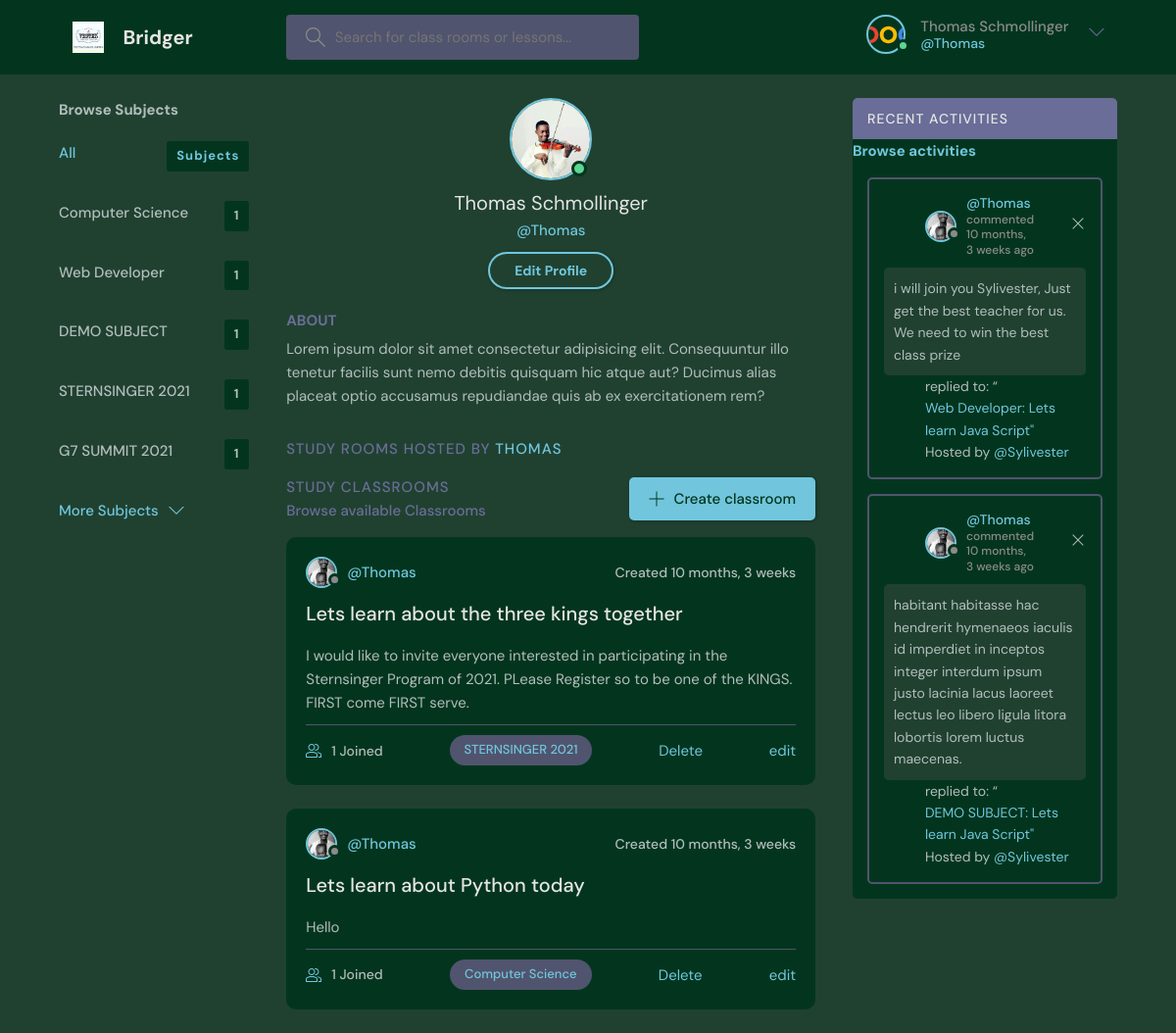
Screenshot of /user-profile/1/ (signed in) with the database file from the repository.
### bridge/models.py (models this page shows, shortened)
class User(AbstractUser):
    bio = models.TextField(null=True)
    avatar = models.ImageField(null=True, default="avatar.svg")

class Topic(models.Model):
    name = models.CharField(max_length=200)
    def __str__(self):
        return self.name

class Room(models.Model):
    host = models.ForeignKey(User, on_delete=models.SET_NULL, null=True)
    topic = models.ForeignKey(Topic, on_delete=models.SET_NULL, null=True)
    name = models.CharField(max_length=200)
    description = models.TextField(null=True, blank=True)
    participants = models.ManyToManyField(
        User, related_name='participants', blank=True)
    age = models.IntegerField(null=True, blank=True)
    country = models.CharField(null=True, blank=True, max_length=50)
    updated = models.DateTimeField(auto_now=True)
    created = models.DateTimeField(auto_now_add=True)
    class Meta:
        ordering = ['-updated', '-created']

class Message(models.Model):
    user = models.ForeignKey(User, on_delete=models.CASCADE)
    room = models.ForeignKey(Room, on_delete=models.CASCADE)
    body = models.TextField(null=True)
    created = models.DateTimeField(auto_now_add=True)
    updated = models.DateTimeField(auto_now=True)
    class Meta:
        ordering = ['-updated', '-created']

### bridge/views.py (the view)
# urls.py: path('user-profile/<str:pk>/', views.user_profile, name="user-profile"),
@login_required(login_url='login')
def user_profile(request, pk):
    user = User.objects.get(id=pk)
    rooms = user.room_set.all()
    room_messages = user.message_set.all()
    topics = Topic.objects.all()
    context = {'topics': topics, 'user': user, 'rooms': rooms,
               'room_messages': room_messages}
    return render(request, 'user_profile.html', context)

### bridge/templates/user_profile.html
{% include 'main.html' %}
{% load static %}
{% block content%}
<main class="profile-page layout layout--3">
    <div class="container">
        <div class="topics">
            {% include 'topics_component.html' %}
        </div>
        <div class="roomList">
            <div class="profile">
                <div class="profile__avatar">
                    <div class="avatar avatar--large active">
                        <img src="{% static 'images/silver.jpg' %}"/>
                    </div>
                </div>
                <div class="profile__info">
                    <h3>{{user.first_name}} {{user.last_name}}</h3>
                    <p>@{{user.username}}</p>
                    {% if request.user == request.user %}
                    <a href="{% url 'update-profile' %}" class="btn btn--main btn--pill">Edit Profile</a>
                    {% endif %}
                </div>
                <div class="profile__about">
                    <h3>About</h3>
                    <p>
                        Lorem ipsum dolor sit amet consectetur adipisicing elit. Consequuntur illo tenetur
                        facilis sunt nemo debitis quisquam hic atque aut? Ducimus alias placeat optio
                        accusamus repudiandae quis ab ex exercitationem rem?
                    </p>
                </div>
            </div>
            <div class="roomList__header">
                <div>
                    <h2>Study Rooms Hosted by <a>{{user.username}}</a></h2>
                </div>
            </div>
            {% include 'feed_component.html' %}
        </div>
        <div class="activities">
            {% include 'activities_component.html' %}
        </div>
    </div>
</main>
{% endblock content %}

### templates/main.html (shortened to what this page needs)
<!DOCTYPE html>
{% load static %}
<html lang="en">
<head>
  <link rel="stylesheet" href="{% static 'styles/style_green.css' %}" />
</head>
<body>
  {% include 'navbar.html' %}
</body>
</html>

### templates/navbar.html (shortened to what this page needs)
{% load static %}
<header class="header header--loggedIn">
    <div class="container">
      <a href="{% url 'home' %}" class="header__logo">
        <img src="{% static 'images/vester_logo.jpg' %}" />
        <h1>Bridger</h1>
      </a>
      <form class="header__search" method="GET" action="{% url 'home' %}">
        <label>
          <input type="text" name="q" placeholder="Search for class rooms or lessons..." />
        </label>
      </form>
      <nav class="header__menu">
          {% if request.user.is_authenticated %}
        <div class="header__user">
          <a href="{% url 'user-profile' user.id %}">
            <div class="avatar avatar--medium active">
              <img src="{% static 'images/google_logo.svg' %}" />
            </div>
            <p>{{request.user.username }} {{request.user.last_name}} <span>@{{request.user.username}}</span></p>
          </a>
          <button class="dropdown-button">
            <svg version="1.1" xmlns="http://www.w3.org/2000/svg" width="32" height="32" viewBox="0 0 32 32">
              <title>chevron-down</title>
              <path d="M16 21l-13-13h-3l16 16 16-16h-3l-13 13z"></path>
            </svg>
          </button>
        </div>
          {% else %}
          <a href="{% url 'login' %}">
              <img src="{% static 'images/avatar.svg' %}" />
              <p>Login</p>
            </a>
          {% endif %}
      </nav>
    </div>
  </header>

### bridge/templates/topics_component.html
{% load static %}
<div>
    <div class="topics__header">
        <h3>Browse Subjects</h3>
    </div>
    <ul class="topics__list">
        <li>
            <a href="{% url 'home' %}" class="active">All <span>{{subjects_count}} Subjects</span></a>
        </li>
    </ul>
    {% for topic in topics %}
    <ul class="topics__list">
        <li>
            <a href="{% url 'home' %}?q={{topic.name}}">{{topic.name}} <span> {{topic.room_set.all.count}}</span></a>
        </li>
    </ul>
    {% endfor %}
    <div>
        <a class="btn btn--link" href="{% url 'topics' %}">
            More Subjects
            <svg version="1.1" xmlns="http://www.w3.org/2000/svg" width="32" height="32" viewBox="0 0 32 32">
                <title>chevron-down</title>
                <path d="M16 21l-13-13h-3l16 16 16-16h-3l-13 13z"></path>
            </svg>
        </a>
    </div>
</div>

### bridge/templates/feed_component.html (shortened to what this page needs)
{% load static %}
<div class="roomList__header">
    <div>
        <h2>Study Classrooms</h2>
        <p>Browse {{room_count}} available Classrooms</p>
    </div>
    <a class="btn btn--main" href="{% url 'create-room' %}">
        <svg version="1.1" xmlns="http://www.w3.org/2000/svg" width="32" height="32" viewBox="0 0 32 32">
            <title>add</title>
            <path
                    d="M16.943 0.943h-1.885v14.115h-14.115v1.885h14.115v14.115h1.885v-14.115h14.115v-1.885h-14.115v-14.115z">
            </path>
        </svg>
        Create classroom
    </a>
</div>
{% for room in rooms %}
<div class="roomList">
    <div class="roomListRoom">
        <div class="roomListRoom__header">
            <a href="{% url 'user-profile' room.host.id %}" class="roomListRoom__author">
                <div class="avatar avatar--small">
                    <img src="{{ room.host.avatar.url }}"/>
                </div>
                <span>@{{ room.host.username }}</span>
            </a>
            <div class="roomListRoom__actions">
                <span>Created {{room.created|timesince}}</span>
            </div>
        </div>
        <div class="roomListRoom__content">
            <a href="{% url 'room' room.id %}">{{room.name}}</a>
            <p>{{room.description}}</p>
        </div>
        <div class="roomListRoom__meta">
            <a href="room.html" class="roomListRoom__joined">
                {{room.participants.all.count}} Joined
            </a>
            <p class="roomListRoom__topic"><a href="{% url 'room' room.id %}">{{room.topic.name}}</a></p>
            {% if request.user == room.host %}
            <a href="{% url 'delete-room' room.id %}">Delete</a>
            <a href="{% url 'update-room' room.id %}">edit</a>
            {% else %}
            <a href="{% url 'room' room.id %}">join room</a>
            {% endif %}
        </div>
    </div>
</div>
{% endfor %}

### bridge/templates/activities_component.html
{% load static %}
<div class="activities__header">
    <h2>Recent Activities</h2>
    <h3><a href="{% url 'activities' %}">Browse activities</a></h3>
</div>
{% for message in room_messages %}
<div class="activities__box">
    <div class="activities__boxContent">
    <div class="activities__boxHeader roomListRoom__header">
            <a href="{% url 'user-profile' message.user.id %}" class="roomListRoom__author">
                <div class="avatar avatar--small">
                    <img src="{{message.user.avatar.url}}"/>
                </div>
                <p>
                    @{{message.user}}
                    <span>commented {{message.created|timesince}} ago</span>
                </p>
            </a>
            {% if request.user == message.user %}
            <div class="roomListRoom__actions">
                <a href="{% url 'delete-message' message.id %}">
                    <svg version="1.1" xmlns="http://www.w3.org/2000/svg" width="32" height="32" viewBox="0 0 32 32">
                        <title>remove</title>
                        <path
                                d="M27.314 6.019l-1.333-1.333-9.98 9.981-9.981-9.981-1.333 1.333 9.981 9.981-9.981 9.98 1.333 1.333 9.981-9.98 9.98 9.98 1.333-1.333-9.98-9.98 9.98-9.981z">
                        </path>
                    </svg>
                </a>
            </div>
            {% endif %}
        </div>
        <div class="activities__boxRoomContent">
            <p>{{message.body}}</p>
        </div>
        <p>replied to: “<a href="{% url 'room' message.room.id %}">{{message.room.topic}}: {{message.room.name}}"</a>
            Hosted by <a href="{% url 'user-profile' message.room.host.id %}"> @{{message.room.host}}</a>
        </p>
    </div>
</div>
{% endfor %}

### rows the page displays
User: user.username "Thomas", user.last_name "Schmollinger", first_name "Thomas", last_name "Schmollinger", username "Thomas", username "THOMAS"
Topic: name "Computer Science", room_set.all.count "1"
Topic: name "Web Developer", room_set.all.count "1"
Topic: name "DEMO SUBJECT", room_set.all.count "1"
Topic: name "STERNSINGER 2021", room_set.all.count "1"
Topic: name "G7 SUMMIT 2021", room_set.all.count "1"
Room: host.avatar (picture), host.username "Thomas", created "10 months, 3 weeks", name "Lets learn about the three kings together", description "I would like to invite everyone interested in participating in the Sternsinger Program of 2021. PLease Register so to be one of the KINGS. FIRST come FIRST serve.", participants.all.count "1", topic.name "STERNSINGER 2021", shows "Delete"
Room: host.avatar (picture), host.username "Thomas", created "10 months, 3 weeks", name "Lets learn about Python today", description "Hello", participants.all.count "1", topic.name "Computer Science", shows "Delete"
Message: user.avatar (picture), user "Thomas", created "10 months, 3 weeks", body "i will join you Sylivester, Just get the best teacher for us. We need to win the best class prize", room.topic "Web Developer", room.name "Lets learn Java Script", room.host "Sylivester"
Message: user.avatar (picture), user "Thomas", created "10 months, 3 weeks", body "habitant habitasse hac hendrerit hymenaeos iaculis id imperdiet in inceptos integer interdum ipsum justo lacinia lacus laoreet lectus leo libero ligula litora lobortis lorem luctus maecenas.", room.topic "DEMO SUBJECT", room.name "Lets learn Java Script", room.host "Sylivester"
